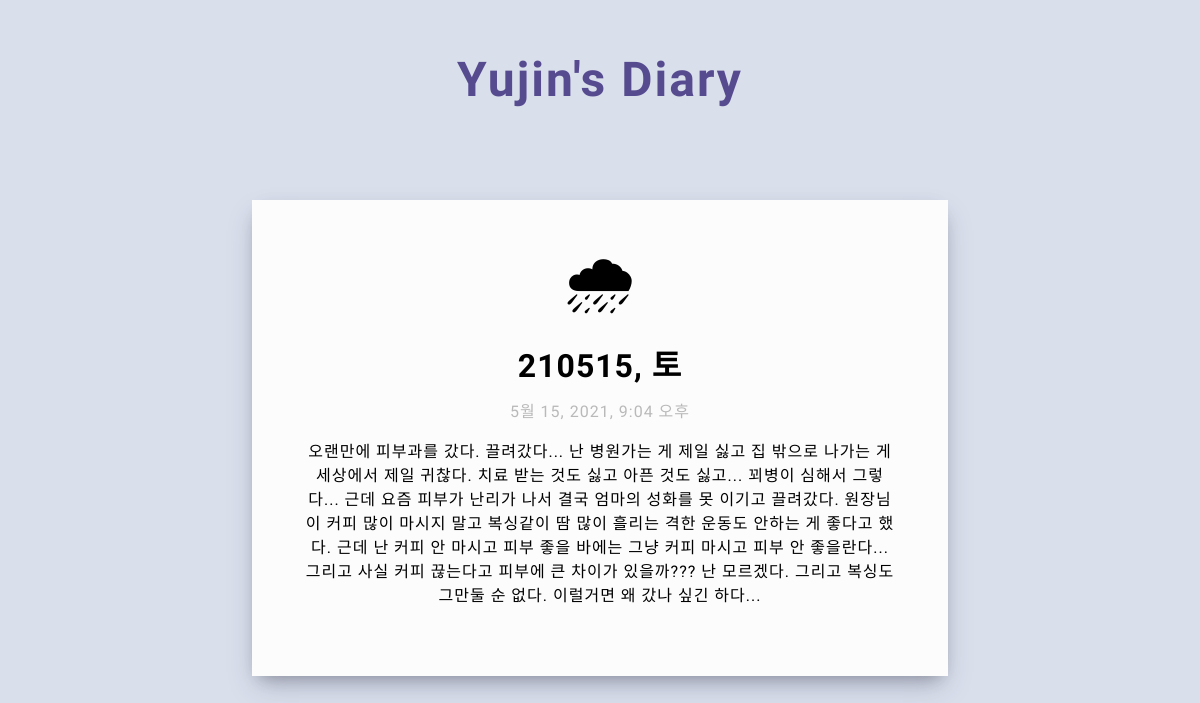
Before: /diary/4 with the older database file.
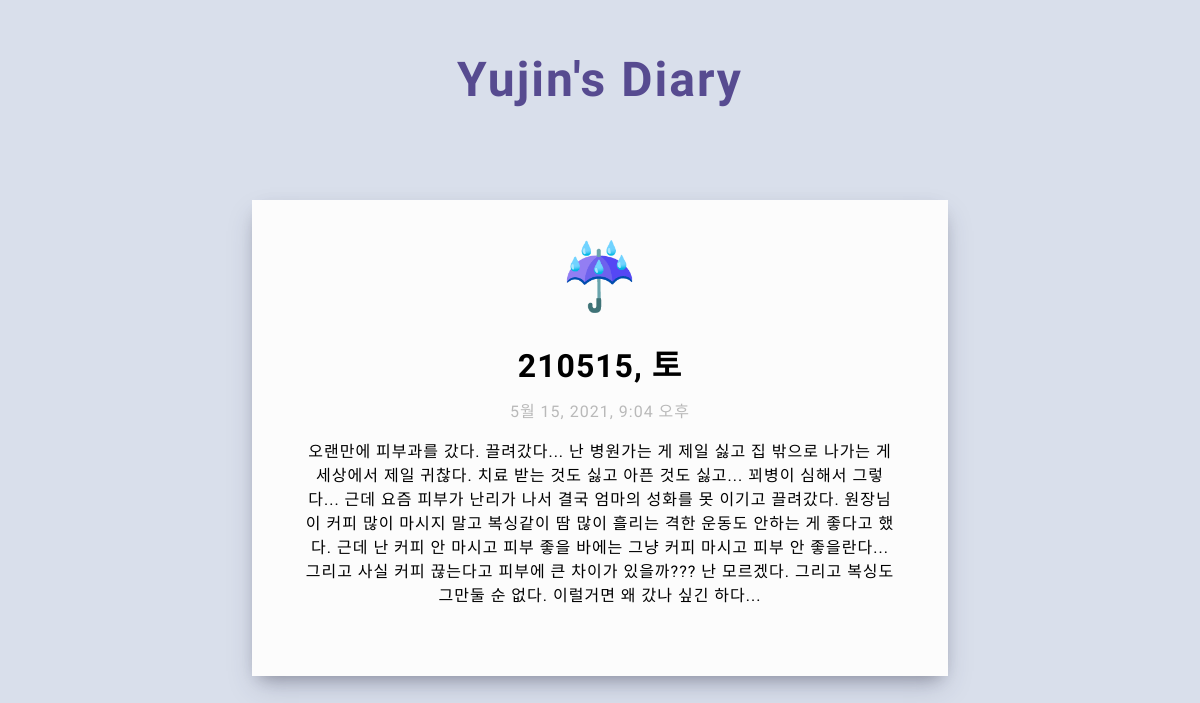
After: the same page with the newer database file.
### diaryapp/models.py (models this page shows, shortened)
class Diary(models.Model):
    title = models.CharField(max_length=200)
    created_at = models.DateTimeField('작성시간', default = timezone.now)
    weather = models.CharField(max_length=50, default="")
    body = models.TextField()

### diaryapp/views.py (the view)
# urls.py: path('diary/<int:diary_id>', diaryapp.views.detail, name="detail")
def detail(request, diary_id):
    diary_detail = get_object_or_404(Diary, pk = diary_id)
    return render(request, 'detail.html', {'diary' : diary_detail})

### diaryapp/templates/detail.html (shortened to what this page needs)
<!DOCTYPE html>
<html>
  <head>
  </head>
  <body>
    <header>
      <a href="{% url 'home' %}"><h1>Yujin's Diary</h1></a>
    </header>
    <div class="post">
      <p id="weather">{{diary.weather}}</p>
      <h1>{{diary.title}}</h1>
      <p style="color: rgb(185, 185, 185)">{{diary.created_at}}</p>
      <p>{{diary.body}}</p>
    </div>
  </body>
</html>

Changed rows visible on the page:
changed Diary: weather "🌧" → "☔️"
